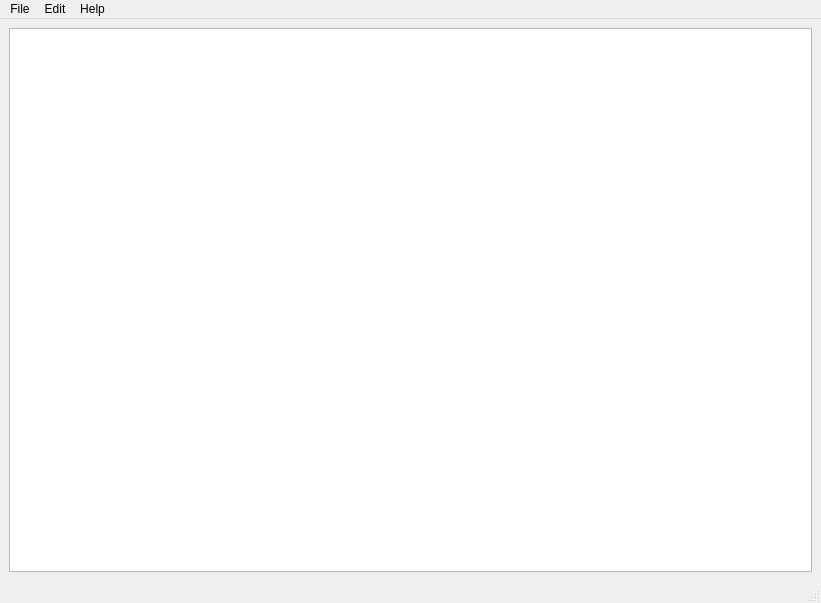
<?xml version="1.0" encoding="UTF-8"?>
<ui version="4.0">
 <class>MainWindow</class>
 <widget class="QMainWindow" name="MainWindow">
  <property name="geometry">
   <rect>
    <x>0</x>
    <y>0</y>
    <width>821</width>
    <height>603</height>
   </rect>
  </property>
  <property name="windowTitle">
   <string>MainWindow</string>
  </property>
  <widget class="QWidget" name="centralwidget">
   <layout class="QHBoxLayout" name="horizontalLayout">
    <item>
     <widget class="QTextEdit" name="textEdit"/>
    </item>
   </layout>
  </widget>
  <widget class="QMenuBar" name="menubar">
   <property name="geometry">
    <rect>
     <x>0</x>
     <y>0</y>
     <width>821</width>
     <height>22</height>
    </rect>
   </property>
   <widget class="QMenu" name="menuFile">
    <property name="title">
     <string>File</string>
    </property>
    <addaction name="actionNew"/>
    <addaction name="actionOpen"/>
    <addaction name="separator"/>
    <addaction name="actionSave"/>
    <addaction name="actionSave_As"/>
    <addaction name="separator"/>
    <addaction name="actionExit"/>
   </widget>
   <widget class="QMenu" name="menuEdit">
    <property name="title">
     <string>Edit</string>
    </property>
    <addaction name="actionCopy"/>
    <addaction name="actionCut"/>
    <addaction name="actionPaste"/>
    <addaction name="separator"/>
    <addaction name="actionUndo"/>
    <addaction name="actionRedo"/>
   </widget>
   <widget class="QMenu" name="menuHelp">
    <property name="title">
     <string>Help</string>
    </property>
    <addaction name="actionAbout"/>
   </widget>
   <addaction name="menuFile"/>
   <addaction name="menuEdit"/>
   <addaction name="menuHelp"/>
  </widget>
  <widget class="QStatusBar" name="statusbar"/>
  <action name="actionOpen">
   <property name="text">
    <string>Open</string>
   </property>
  </action>
  <action name="actionSave">
   <property name="text">
    <string>Save</string>
   </property>
  </action>
  <action name="actionExit">
   <property name="text">
    <string>Exit</string>
   </property>
  </action>
  <action name="actionUndo">
   <property name="text">
    <string>Undo</string>
   </property>
  </action>
  <action name="actionRedo">
   <property name="text">
    <string>Redo</string>
   </property>
  </action>
  <action name="actionCopy">
   <property name="text">
    <string>Copy</string>
   </property>
  </action>
  <action name="actionCut">
   <property name="text">
    <string>Cut</string>
   </property>
  </action>
  <action name="actionPaste">
   <property name="text">
    <string>Paste</string>
   </property>
  </action>
  <action name="actionAbout">
   <property name="text">
    <string>About</string>
   </property>
  </action>
  <action name="actionNew">
   <property name="text">
    <string>New</string>
   </property>
  </action>
  <action name="actionSave_As">
   <property name="text">
    <string>Save As</string>
   </property>
  </action>
 </widget>
 <resources/>
 <connections/>
</ui>
